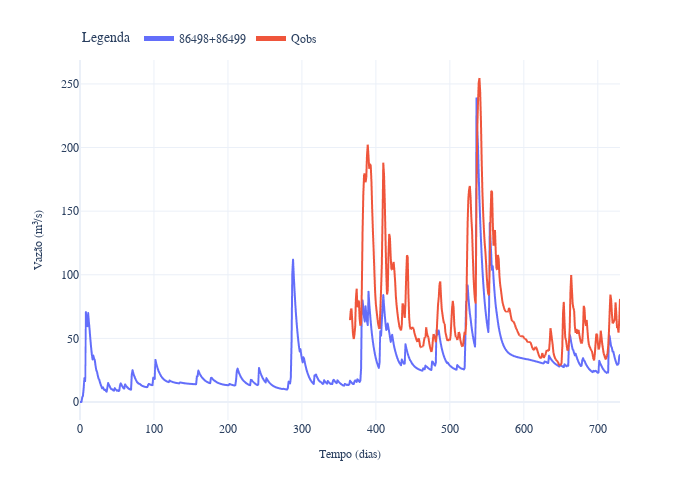

The notebook cell saved with this chart:
### Markdown cell above
Gráfico de vazão na estação de monitoramento 2011 - 2012

### Code cell
df_Qinc['Qobs'] = df_obs['Qobs'].replace(0, float('nan')).dropna()
fig = df_Qinc[['86498+86499', 'Qobs']].plot()

fig.update_layout(legend_title='Legenda', legend=dict(y=1.1, orientation='h', itemsizing='constant'), font_family='CMU Serif', font=dict(size=12))
fig.update_xaxes(title_text='Tempo (dias)', title_font=dict(size=12))
fig.update_yaxes(title_text='Vazão (m³/s)', title_font=dict(size=12))
fig.update_layout(
    legend_title='Legenda',
    legend=dict(y=1.1, orientation='h', itemsizing='constant'),
    font_family='CMU Serif',
    font=dict(size=12),
    width=700,
    height=500
)

fig.show()

### Figure 1 — Plotly figure (JSON) as saved in the notebook; plotly's stock layout.template omitted (floating-point values rounded to 4 significant figures; data arrays with more than 128 entries replaced by an {"elided": "..."} marker saying what was removed)
{"data": [{"hovertemplate": "variable=86498+86499<br>index=%{x}<br>value=%{y}<extra></extra>", "legendgroup": "86498+86499", "line": {"color": "#636efa", "dash": "solid"}, "marker": {"symbol": "circle"}, "mode": "lines", "name": "86498+86499", "showlegend": true, "type": "scattergl", "x": {"elided": "731 int values"}, "xaxis": "x", "y": {"elided": "731 float values"}, "yaxis": "y"}, {"hovertemplate": "variable=Qobs<br>index=%{x}<br>value=%{y}<extra></extra>", "legendgroup": "Qobs", "line": {"color": "#EF553B", "dash": "solid"}, "marker": {"symbol": "circle"}, "mode": "lines", "name": "Qobs", "showlegend": true, "type": "scattergl", "x": {"elided": "731 int values"}, "xaxis": "x", "y": {"elided": "731 float values"}, "yaxis": "y"}], "layout": {"font": {"family": "CMU Serif", "size": 12}, "height": 500, "legend": {"itemsizing": "constant", "orientation": "h", "title": {"text": "Legenda"}, "tracegroupgap": 0, "y": 1.1}, "margin": {"t": 60}, "width": 700, "xaxis": {"anchor": "y", "domain": [0, 1], "title": {"font": {"size": 12}, "text": "Tempo (dias)"}}, "yaxis": {"anchor": "x", "domain": [0, 1], "title": {"font": {"size": 12}, "text": "Vazão (m³/s)"}}}}
